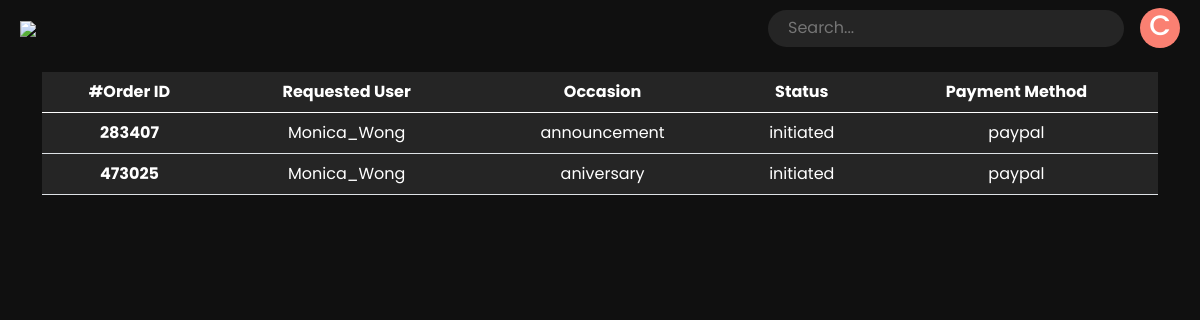
Page /profile/sales (signed in) on the earlier database version.
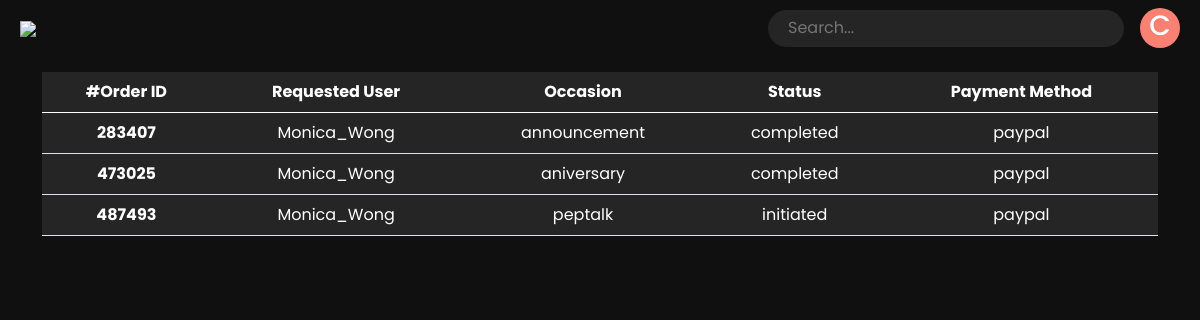
Same page on the later database version.
### booking/models.py (models this page shows, shortened)
class Booking(models.Model):
    payment_method_choice = [("paypal", "Paypal"), ("stripe", "Stripe")]
    payment_status_choice = [
        ("initiated", "Initiated"),
        ("pending", "Pending"),
        ("completed", "Completed"),
    ]
    order_status_choice = [
        ("initiated", "Initiated"),
        ("pending", "Pending"),
        ("completed", "Completed"),
        ("Completed Request", "Completed Request"),
    ]
    cameo = models.ForeignKey(
        Cameo, on_delete=models.CASCADE, related_name="cameo", null=True
    )
    order_id = models.IntegerField()
    price = models.FloatField()
    currency_code = models.CharField(max_length=10)
    cameo_username = models.CharField(max_length=250)
    requested_user_id = models.IntegerField()
    requested_user_username = models.CharField(max_length=250)
    fromName = models.CharField(max_length=500, null=True, blank=True)
    toName = models.CharField(max_length=500)
    pronounce = models.CharField(max_length=500)
    instructions = models.TextField()
    occasion = models.CharField(max_length=500)
    receipent = models.CharField(max_length=500)
    payment_status = models.CharField(max_length=100, choices=payment_status_choice)
    payment_method = models.CharField(max_length=100, choices=payment_method_choice)
    payment_server_response = models.TextField()
    order_status = models.CharField(max_length=50, choices=order_status_choice)
    statisfaction = models.IntegerField(null=True, blank=True)
    is_accepted = models.BooleanField(default=False, null=True, blank=True)
    decline_reason = models.TextField(blank=True, null=True)

### userprofile/views.py (the view)
# urls.py: path("sales", views.sales, name="sales"),
@login_required
def sales(request):
    sales = Booking.objects.filter(cameo=request.user)
    sales = sales.filter(payment_status="completed")
    context = {"sales": sales}
    return render(request, "userprofile/sales.html", context=context)

### cameo/context_processors.py (called while the page is built)
def newsale_processor(request):
    if request.user.is_authenticated:
        bookings = Booking.objects.filter(cameo=request.user)
        new_sale = []
        for booking in bookings:
            if booking.order_status != "Completed":
                new_sale.append(booking)
        return {"new_sale": len(new_sale)}
    else:
        return {"new_sale": 0}

def purchase_update(request):
    if request.user.is_authenticated:
        purchase = []
        bookings = Booking.objects.filter(requested_user_id=request.user.id)
        for booking in bookings:
            if booking.order_status == "Completed Request" and not booking.is_accepted:
                purchase.append(booking)
        return {"purchase_update": len(purchase)}
    else:
        return {"purchase_update": 0}

### userprofile/templates/userprofile/sales.html (shortened to what this page needs)
{% extends 'cameo/base.html' %}
{% block body %}
<div id="order_info" class="container mt-3">
    <table class="table sale-table">
        <thead>
            <tr>
                <th scope="col">#Order ID</th>
                <th scope="col">Requested User</th>
                <th scope="col">Occasion</th>
                <th scope="col">Status</th>
                <th scope="col">Payment Method</th>
            </tr>
        </thead>
        <tbody>
            {% for sale in sales %}
            <tr class="order" data-bs-toggle="modal" data-bs-target="#modal-{{sale.order_id}}">
                <th scope="row">{{sale.order_id}}</th>
                <td scope="row">{{sale.requested_user_username}}</td>
                <td scope="row">{{sale.occasion}}</td>
                <td scope="row">{{sale.order_status}}</td>
                <td scope="row">{{sale.payment_method}}</td>
            </tr>
            {% endfor %}
        </tbody>
    </table>
</div>
{% endblock %}

Differences in the rows shown:
changed Booking "announcement": order_status "initiated" → "completed"
changed Booking "aniversary": order_status "initiated" → "completed"
added Booking: order_id "487493", requested_user_username "Monica_Wong", occasion "peptalk", order_status "initiated", payment_method "paypal"
